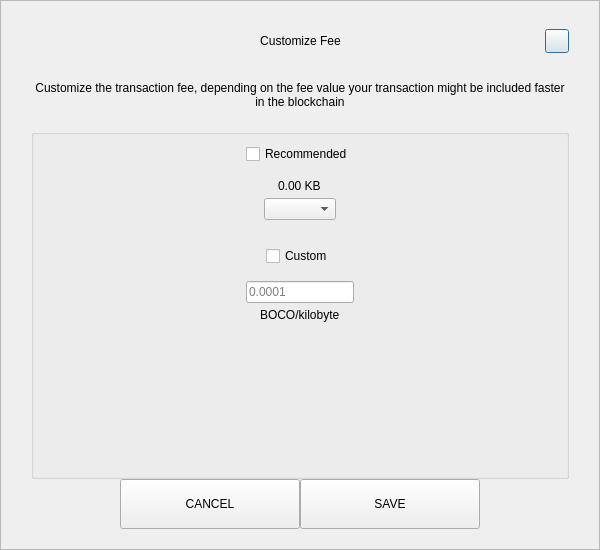
<?xml version="1.0" encoding="UTF-8"?>
<ui version="4.0">
 <class>SendCustomFeeDialog</class>
 <widget class="QDialog" name="SendCustomFeeDialog">
  <property name="geometry">
   <rect>
    <x>0</x>
    <y>0</y>
    <width>600</width>
    <height>550</height>
   </rect>
  </property>
  <property name="windowTitle">
   <string>Form</string>
  </property>
  <layout class="QVBoxLayout" name="verticalLayout_3">
   <property name="spacing">
    <number>0</number>
   </property>
   <property name="leftMargin">
    <number>0</number>
   </property>
   <property name="topMargin">
    <number>0</number>
   </property>
   <property name="rightMargin">
    <number>0</number>
   </property>
   <property name="bottomMargin">
    <number>0</number>
   </property>
   <item>
    <widget class="QFrame" name="frame">
     <property name="styleSheet">
      <string notr="true"/>
     </property>
     <property name="frameShape">
      <enum>QFrame::StyledPanel</enum>
     </property>
     <property name="frameShadow">
      <enum>QFrame::Raised</enum>
     </property>
     <layout class="QVBoxLayout" name="verticalLayout_2">
      <property name="spacing">
       <number>0</number>
      </property>
      <property name="leftMargin">
       <number>30</number>
      </property>
      <property name="topMargin">
       <number>20</number>
      </property>
      <property name="rightMargin">
       <number>30</number>
      </property>
      <property name="bottomMargin">
       <number>20</number>
      </property>
      <item>
       <layout class="QHBoxLayout" name="horizontalLayout_3">
        <property name="spacing">
         <number>0</number>
        </property>
        <item>
         <spacer name="horizontalSpacer_21">
          <property name="orientation">
           <enum>Qt::Horizontal</enum>
          </property>
          <property name="sizeHint" stdset="0">
           <size>
            <width>40</width>
            <height>20</height>
           </size>
          </property>
         </spacer>
        </item>
        <item>
         <widget class="QLabel" name="labelTitle">
          <property name="minimumSize">
           <size>
            <width>0</width>
            <height>40</height>
           </size>
          </property>
          <property name="maximumSize">
           <size>
            <width>16777215</width>
            <height>40</height>
           </size>
          </property>
          <property name="styleSheet">
           <string notr="true">padding-left:24px;</string>
          </property>
          <property name="text">
           <string>Customize Fee</string>
          </property>
          <property name="alignment">
           <set>Qt::AlignCenter</set>
          </property>
          <property name="margin">
           <number>7</number>
          </property>
         </widget>
        </item>
        <item>
         <spacer name="horizontalSpacer">
          <property name="orientation">
           <enum>Qt::Horizontal</enum>
          </property>
          <property name="sizeHint" stdset="0">
           <size>
            <width>40</width>
            <height>20</height>
           </size>
          </property>
         </spacer>
        </item>
        <item>
         <widget class="QPushButton" name="btnEsc">
          <property name="minimumSize">
           <size>
            <width>24</width>
            <height>24</height>
           </size>
          </property>
          <property name="maximumSize">
           <size>
            <width>24</width>
            <height>24</height>
           </size>
          </property>
          <property name="text">
           <string/>
          </property>
         </widget>
        </item>
       </layout>
      </item>
      <item>
       <spacer name="verticalSpacer_2">
        <property name="orientation">
         <enum>Qt::Vertical</enum>
        </property>
        <property name="sizeType">
         <enum>QSizePolicy::Fixed</enum>
        </property>
        <property name="sizeHint" stdset="0">
         <size>
          <width>20</width>
          <height>20</height>
         </size>
        </property>
       </spacer>
      </item>
      <item>
       <widget class="QLabel" name="labelMessage">
        <property name="text">
         <string>Customize the transaction fee, depending on the fee value your transaction might be included faster in the blockchain</string>
        </property>
        <property name="alignment">
         <set>Qt::AlignCenter</set>
        </property>
        <property name="wordWrap">
         <bool>true</bool>
        </property>
       </widget>
      </item>
      <item>
       <spacer name="verticalSpacer_3">
        <property name="orientation">
         <enum>Qt::Vertical</enum>
        </property>
        <property name="sizeType">
         <enum>QSizePolicy::Fixed</enum>
        </property>
        <property name="sizeHint" stdset="0">
         <size>
          <width>20</width>
          <height>20</height>
         </size>
        </property>
       </spacer>
      </item>
      <item>
       <widget class="QGroupBox" name="groupBox">
        <property name="title">
         <string/>
        </property>
        <layout class="QVBoxLayout" name="verticalLayout">
         <property name="leftMargin">
          <number>12</number>
         </property>
         <property name="rightMargin">
          <number>12</number>
         </property>
         <item>
          <layout class="QVBoxLayout" name="verticalLayout_4">
           <property name="spacing">
            <number>5</number>
           </property>
           <item alignment="Qt::AlignHCenter">
            <widget class="QCheckBox" name="checkBoxRecommended">
             <property name="text">
              <string>Recommended</string>
             </property>
            </widget>
           </item>
           <item>
            <spacer name="verticalSpacer_5">
             <property name="orientation">
              <enum>Qt::Vertical</enum>
             </property>
             <property name="sizeType">
              <enum>QSizePolicy::Fixed</enum>
             </property>
             <property name="sizeHint" stdset="0">
              <size>
               <width>20</width>
               <height>10</height>
              </size>
             </property>
            </spacer>
           </item>
           <item alignment="Qt::AlignHCenter">
            <widget class="QLabel" name="labelFee">
             <property name="text">
              <string>0.00 KB</string>
             </property>
            </widget>
           </item>
           <item alignment="Qt::AlignHCenter">
            <widget class="QComboBox" name="comboBoxRecommended"/>
           </item>
          </layout>
         </item>
         <item>
          <spacer name="verticalSpacer">
           <property name="orientation">
            <enum>Qt::Vertical</enum>
           </property>
           <property name="sizeType">
            <enum>QSizePolicy::Fixed</enum>
           </property>
           <property name="sizeHint" stdset="0">
            <size>
             <width>20</width>
             <height>20</height>
            </size>
           </property>
          </spacer>
         </item>
         <item>
          <layout class="QVBoxLayout" name="verticalLayout_5">
           <property name="spacing">
            <number>5</number>
           </property>
           <item alignment="Qt::AlignHCenter">
            <widget class="QCheckBox" name="checkBoxCustom">
             <property name="text">
              <string>Custom</string>
             </property>
            </widget>
           </item>
           <item>
            <spacer name="verticalSpacer_6">
             <property name="orientation">
              <enum>Qt::Vertical</enum>
             </property>
             <property name="sizeType">
              <enum>QSizePolicy::Fixed</enum>
             </property>
             <property name="sizeHint" stdset="0">
              <size>
               <width>20</width>
               <height>10</height>
              </size>
             </property>
            </spacer>
           </item>
           <item alignment="Qt::AlignHCenter">
            <widget class="QLineEdit" name="lineEditCustomFee">
             <property name="placeholderText">
              <string notr="true">0.0001</string>
             </property>
            </widget>
           </item>
           <item alignment="Qt::AlignHCenter">
            <widget class="QLabel" name="labelCustomFee">
             <property name="text">
              <string>BOCO/kilobyte</string>
             </property>
            </widget>
           </item>
          </layout>
         </item>
         <item>
          <spacer name="verticalSpacer_4">
           <property name="orientation">
            <enum>Qt::Vertical</enum>
           </property>
           <property name="sizeHint" stdset="0">
            <size>
             <width>20</width>
             <height>40</height>
            </size>
           </property>
          </spacer>
         </item>
        </layout>
       </widget>
      </item>
      <item>
       <layout class="QHBoxLayout" name="horizontalLayout" stretch="1,2,2,1">
        <item>
         <spacer name="horizontalSpacer1">
          <property name="orientation">
           <enum>Qt::Horizontal</enum>
          </property>
          <property name="sizeHint" stdset="0">
           <size>
            <width>40</width>
            <height>20</height>
           </size>
          </property>
         </spacer>
        </item>
        <item>
         <widget class="QPushButton" name="btnCancel">
          <property name="minimumSize">
           <size>
            <width>180</width>
            <height>50</height>
           </size>
          </property>
          <property name="focusPolicy">
           <enum>Qt::NoFocus</enum>
          </property>
          <property name="text">
           <string>CANCEL</string>
          </property>
         </widget>
        </item>
        <item>
         <widget class="QPushButton" name="btnSave">
          <property name="minimumSize">
           <size>
            <width>180</width>
            <height>50</height>
           </size>
          </property>
          <property name="focusPolicy">
           <enum>Qt::NoFocus</enum>
          </property>
          <property name="text">
           <string>SAVE</string>
          </property>
         </widget>
        </item>
        <item>
         <spacer name="horizontalSpacer_2">
          <property name="orientation">
           <enum>Qt::Horizontal</enum>
          </property>
          <property name="sizeHint" stdset="0">
           <size>
            <width>40</width>
            <height>20</height>
           </size>
          </property>
         </spacer>
        </item>
       </layout>
      </item>
     </layout>
    </widget>
   </item>
  </layout>
 </widget>
 <resources/>
 <connections/>
</ui>
